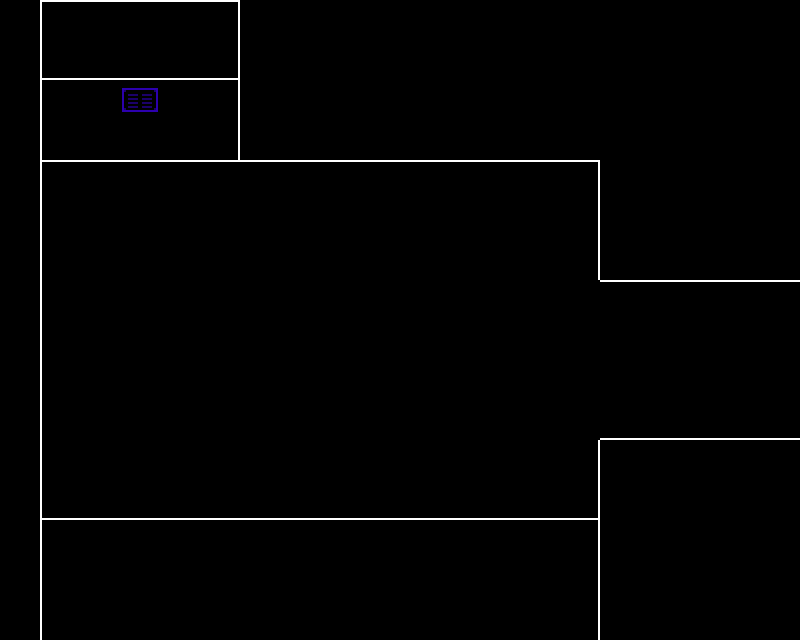

Below is a game level as drawn by its tile map, then a one-line description and the .tmx file that defines it, in full:
An orthogonal 20x16 tile map with 40x40 px tiles, 2 tile layers (Tile Layer 1, Tile Layer 2), 2 tilesets and 15 objects (3x enemy, transition, interactable, entry, spawn, ...).

<map version="1.9" tiledversion="1.9.0" orientation="orthogonal" renderorder="right-down" width="20" height="16" tilewidth="40" tileheight="40" infinite="0" nextlayerid="8" nextobjectid="16">
 <editorsettings>
  <export target="data.lua" format="lua" />
 </editorsettings>
 <properties>
  <property name="border" value="simple" />
  <property name="music" value="deltarune/wind_highplace" />
 </properties>
 <tileset firstgid="1" source="../../../../../../tilesets/thoughts.tsx" />
 <tileset firstgid="10" source="../../../../../../tilesets/devroom.tsx" />
 <objectgroup id="2" name="objects_bg" />
 <layer id="1" name="Tile Layer 1" width="20" height="16">
  <data encoding="csv">
0,1,2,2,2,3,0,0,0,0,0,0,0,0,0,0,0,0,0,0,
0,7,8,8,8,9,0,0,0,0,0,0,0,0,0,0,0,0,0,0,
0,4,5,5,5,6,0,0,0,0,0,0,0,0,0,0,0,0,0,0,
0,4,5,5,5,6,0,0,0,0,0,0,0,0,0,0,0,0,0,0,
0,1,2,2,2,2,2,2,2,2,2,2,2,2,3,0,0,0,0,0,
0,4,5,5,5,5,5,5,5,5,5,5,5,5,6,0,0,0,0,0,
0,4,5,5,5,5,5,5,5,5,5,5,5,5,6,0,0,0,0,0,
0,4,5,5,5,5,5,5,5,5,5,5,5,5,5,2,2,2,2,2,
0,4,5,5,5,5,5,5,5,5,5,5,5,5,5,5,5,5,5,5,
0,4,5,5,5,5,5,5,5,5,5,5,5,5,5,5,5,5,5,5,
0,4,5,5,5,5,5,5,5,5,5,5,5,5,5,8,8,8,8,8,
0,4,5,5,5,5,5,5,5,5,5,5,5,5,6,5,5,5,5,5,
0,7,8,8,8,8,8,8,8,8,8,8,8,8,9,5,5,5,5,5,
0,4,5,5,5,5,5,5,5,5,5,5,5,5,6,5,5,5,5,5,
0,4,5,5,5,5,5,5,5,5,5,5,5,5,6,5,5,5,5,5,
0,4,5,5,5,5,5,5,5,5,5,5,5,5,6,5,5,5,5,5
</data>
 </layer>
 <layer id="5" name="Tile Layer 2" width="20" height="16">
  <data encoding="csv">
0,0,0,0,0,0,0,0,0,0,0,0,0,0,0,0,0,0,0,0,
0,0,0,0,0,0,0,0,0,0,0,0,0,0,0,0,0,0,0,0,
0,0,0,37,0,0,0,0,0,0,0,0,0,0,0,0,0,0,0,0,
0,0,0,0,0,0,0,0,0,0,0,0,0,0,0,0,0,0,0,0,
0,0,0,0,0,0,0,0,0,0,0,0,0,0,0,0,0,0,0,0,
0,0,0,0,0,0,0,0,0,0,0,0,0,0,0,0,0,0,0,0,
0,0,0,0,0,0,0,0,0,0,0,0,0,0,0,0,0,0,0,0,
0,0,0,0,0,0,0,0,0,0,0,0,0,0,0,0,0,0,0,0,
0,0,0,0,0,0,0,0,0,0,0,0,0,0,0,0,0,0,0,0,
0,0,0,0,0,0,0,0,0,0,0,0,0,0,0,0,0,0,0,0,
0,0,0,0,0,0,0,0,0,0,0,0,0,0,0,0,0,0,0,0,
0,0,0,0,0,0,0,0,0,0,0,0,0,0,0,0,0,0,0,0,
0,0,0,0,0,0,0,0,0,0,0,0,0,0,0,0,0,0,0,0,
0,0,0,0,0,0,0,0,0,0,0,0,0,0,0,0,0,0,0,0,
0,0,0,0,0,0,0,0,0,0,0,0,0,0,0,0,0,0,0,0,
0,0,0,0,0,0,0,0,0,0,0,0,0,0,0,0,0,0,0,0
</data>
 </layer>
 <objectgroup id="3" name="collision">
  <object id="1" x="600" y="240" width="200" height="40" />
  <object id="2" x="600" y="440" width="200" height="40" />
  <object id="3" x="600" y="480" width="40" height="40" />
  <object id="4" x="40" y="520" width="560" height="40" />
  <object id="5" x="0" y="160" width="40" height="360" />
  <object id="6" x="40" y="120" width="560" height="40" />
  <object id="7" x="600" y="160" width="40" height="80" />
 </objectgroup>
 <objectgroup id="4" name="objects">
  <object id="8" name="transition" x="800" y="280" width="40" height="160">
   <properties>
    <property name="map" value="devhotel/rooms/room_001/thoughts/left4" />
    <property name="marker" value="west" />
   </properties>
  </object>
  <object id="9" name="interactable" x="120" y="120" width="40" height="40">
   <properties>
    <property name="cutscene" value="thoughts.leftend" />
   </properties>
  </object>
  <object id="13" name="enemy" x="400" y="200">
   <properties>
    <property name="actor" value="voidwanderer" />
    <property name="chase" type="bool" value="true" />
    <property name="encounter" value="3voidwanderer" />
    <property name="group" value="1" />
    <property name="path" value="1" />
    <property name="progress" value="0" />
   </properties>
   <point />
  </object>
  <object id="14" name="enemy" x="280" y="440">
   <properties>
    <property name="actor" value="voidwanderer" />
    <property name="chase" type="bool" value="true" />
    <property name="encounter" value="3voidwanderer" />
    <property name="group" value="1" />
    <property name="path" value="1" />
    <property name="progress" value="0.33" />
   </properties>
   <point />
  </object>
  <object id="15" name="enemy" x="520" y="440">
   <properties>
    <property name="actor" value="voidwanderer" />
    <property name="chase" type="bool" value="true" />
    <property name="encounter" value="3voidwanderer" />
    <property name="group" value="1" />
    <property name="path" value="1" />
    <property name="progress" value="0.67" />
   </properties>
   <point />
  </object>
 </objectgroup>
 <objectgroup id="6" name="markers">
  <object id="10" name="entry" x="760" y="360">
   <point />
  </object>
  <object id="11" name="spawn" x="680" y="360">
   <point />
  </object>
 </objectgroup>
 <objectgroup id="7" name="paths">
  <object id="12" name="1" x="120" y="200" width="320" height="280">
   <ellipse />
  </object>
 </objectgroup>
</map>
